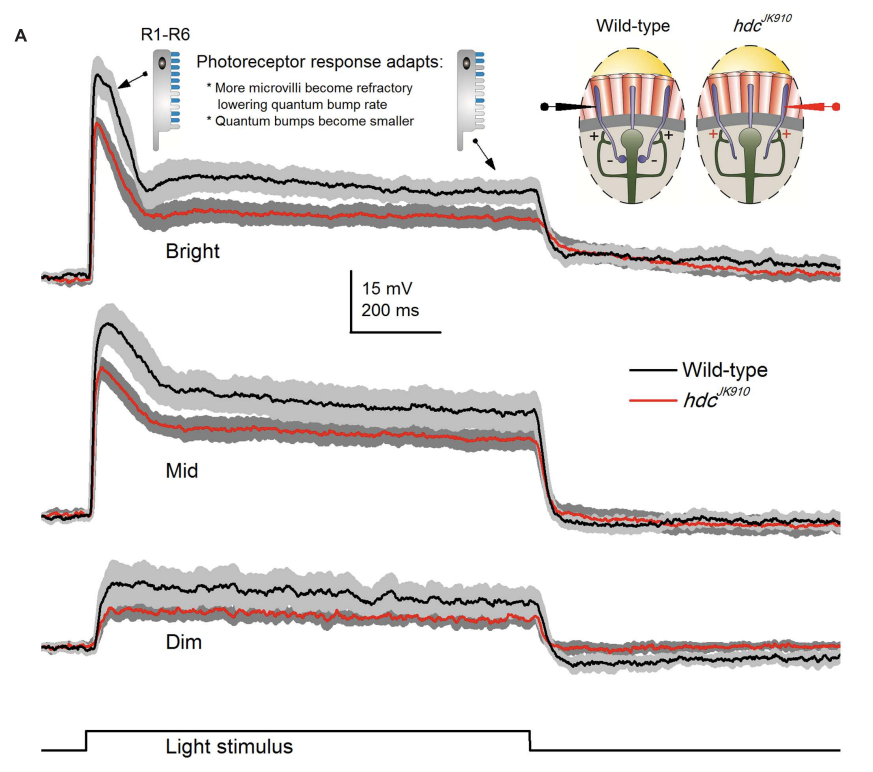
#> input picture figure_digitization/dau/2.png, 1746 x 1544 px (shown at 1/2 size)
$ python 2.py
#> lines starting #> are read from the running program, lines starting #| are printed output that depends on the picture; after the words box and inside, x2 and y2 are one past the last pixel; in counts of white or black regions, pixels touching at a corner belong together
"""Digitize Dau et al. (2016) long-pulse R1--R6 responses in ``2.png``.

The source raster is Figure 4A of the paper: mean in-vivo photoreceptor
voltage responses (grey regions are SEM) to Bright, Mid, and Dim 1 s light
pulses.  Wild type is the black mean line and ``hdcJK910`` is red.

Calibration is measured in this raster.  The stimulus marker rises at
x=171.5 and falls at x=1059.5; its captioned 1 s duration gives 888 px/s.
The printed 15 mV vertical bar spans y=540..665 (125 px).  The printed
200 ms horizontal bar spans x=699..882 (184 px), a 3.6% raster-level check
on the stimulus-marker calibration.

The script extracts only the coloured mean strokes, follows them through
short antialiasing/overlap gaps, writes a tidy CSV, and creates both a
digitized-only check plot and a source-pixel overlay.

Run:  ../.venv/bin/python 2.py
"""

from __future__ import annotations

from dataclasses import dataclass
from pathlib import Path

import matplotlib

matplotlib.use("Agg")
import matplotlib.pyplot as plt
import numpy as np
import pandas as pd
from PIL import Image, ImageDraw

HERE = Path(__file__).resolve().parent
SOURCE = HERE / "2.png"
OUT_STEM = HERE / "2_digitized"
OVERLAY = HERE / "2_overlay.png"

# Measured from the raster.  The onset/offset marker is used because the
# caption states that the pulse lasted 1 s; the printed 200 ms bar is an
# independent calibration check (184 px versus 177.6 px expected).
STIM_ON_X = 171.5
STIM_OFF_X = 1059.5
STIMULUS_DURATION_S = 1.0
PX_PER_S = (STIM_OFF_X - STIM_ON_X) / STIMULUS_DURATION_S
VOLTAGE_BAR_TOP_Y = 540.0
VOLTAGE_BAR_BOTTOM_Y = 665.0
VOLTAGE_BAR_MV = 15.0
PX_PER_MV = (VOLTAGE_BAR_BOTTOM_Y - VOLTAGE_BAR_TOP_Y) / VOLTAGE_BAR_MV

X_LEFT = 83
X_RIGHT = 1680  # exclusive; last visible mean pixels are at x=1679
ANCHOR_X = 300
BASELINE_X = (90, 155)
MAX_DY_PX = 65.0
MAX_SHORT_GAP_PX = 12


@dataclass(frozen=True)
class TraceSpec:
    intensity: str
    genotype: str
    color: str
    y_top: int
    y_bottom: int
    anchor_y: float
    baseline_seed_y: float

    @property
    def trace_id(self) -> str:
        genotype = "wild_type" if self.genotype == "Wild type" else "hdcJK910"
        return f"{self.intensity.lower()}_{genotype}"


# Panel-local bounds and anchors are measured independently in 2.png.  They
# keep titles, cartoons, the scale bar, and the legend out of the tracked path.
TRACES = [
    TraceSpec("Bright", "Wild type", "black", 100, 610, 379.0, 548.0),
    TraceSpec("Bright", "hdcJK910", "red", 100, 610, 431.0, 560.0),
    TraceSpec("Mid", "Wild type", "black", 600, 1090, 743.0, 1036.0),
    TraceSpec("Mid", "hdcJK910", "red", 600, 1090, 841.0, 1027.0),
    TraceSpec("Dim", "Wild type", "black", 1090, 1410, 1170.0, 1297.0),
    TraceSpec("Dim", "hdcJK910", "red", 1090, 1410, 1224.0, 1291.0),
]


def mean_masks(rgb: np.ndarray) -> dict[str, np.ndarray]:
    """Return masks for the black and red printed mean lines, excluding SEM."""
    arr = rgb.astype(np.float64)
    red, green, blue = np.moveaxis(arr, -1, 0)
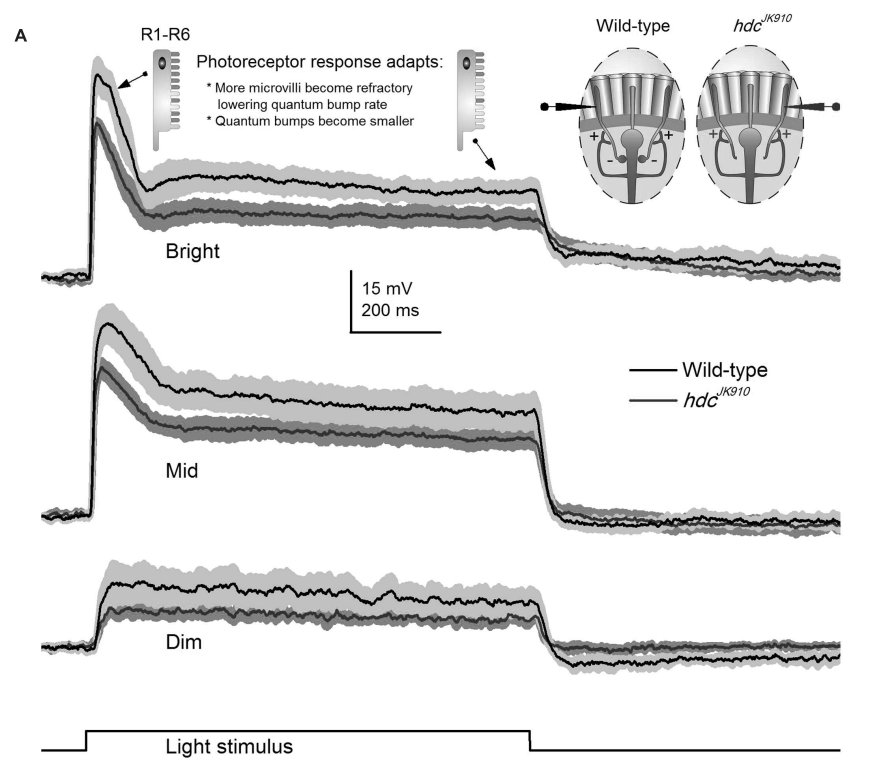
#> green: shape (1544, 1746) float64 (shown at 1/2 size); min 0, max 255, mean 231.7
    maximum = arr.max(axis=2)
    minimum = arr.min(axis=2)
    saturation = (maximum - minimum) / (maximum + 1e-6)
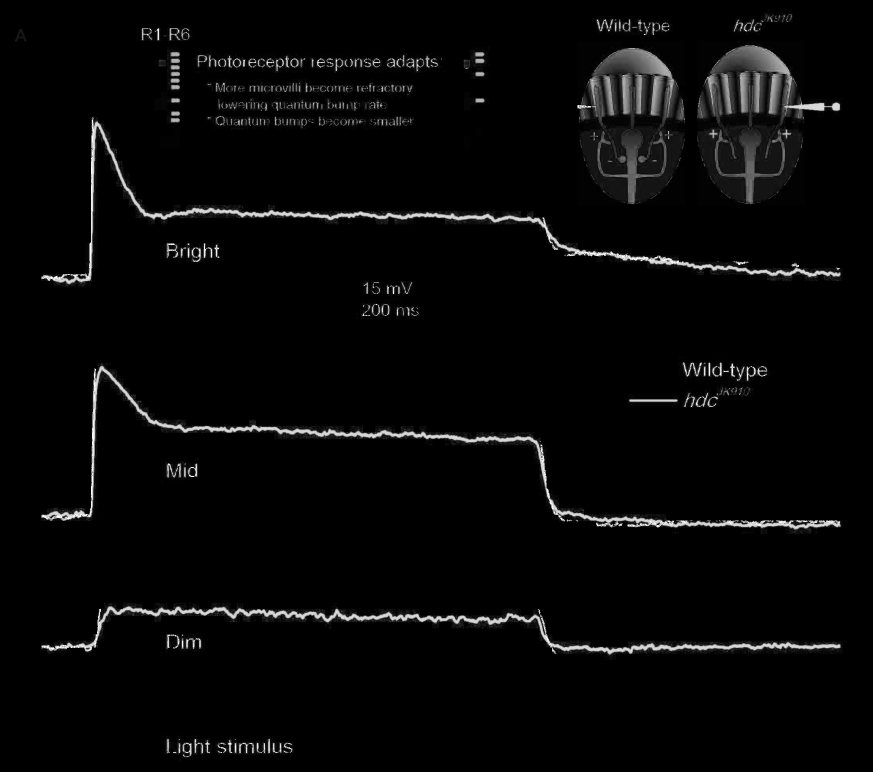
#> saturation: shape (1544, 1746) float64 (shown at 1/2 size); min 0, max 1, mean 0.0295

    black = (arr.mean(axis=2) < 100) & (saturation < 0.40)
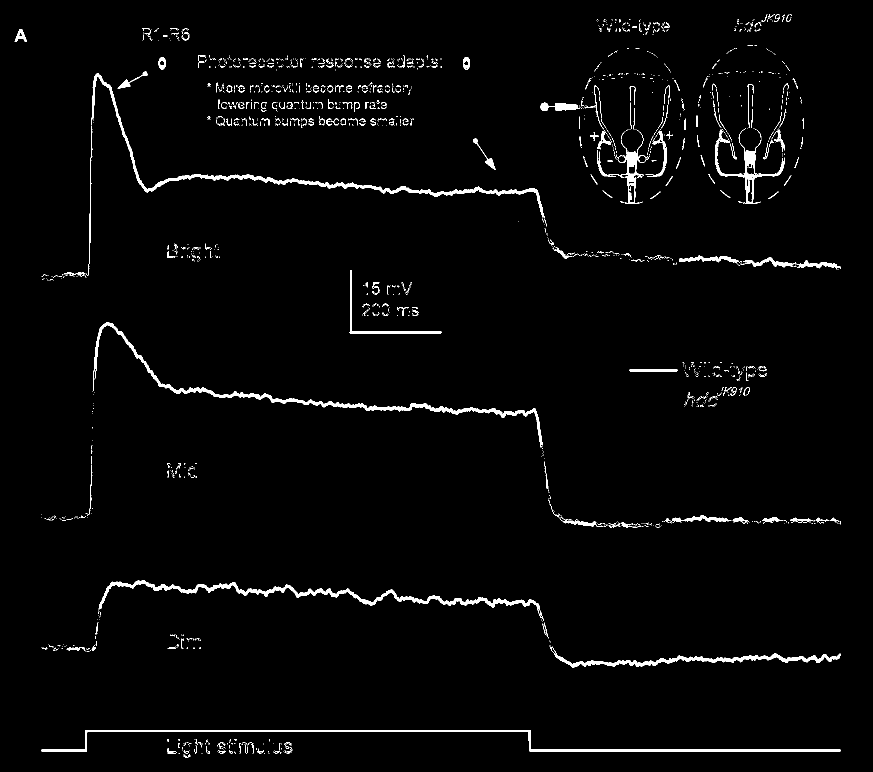
#> black: shape (1544, 1746) bool (shown at 1/2 size); 2.2% white; 1809 white regions (1603 under 20 px), largest, box (x1, y1, x2, y2) and area: (183, 147, 1089, 436) 7050, (185, 644, 1085, 895) 6963, (83, 1460, 1681, 1503) 6703
    red_line = (red > 120) & (red - green > 40) & (red - blue > 25)
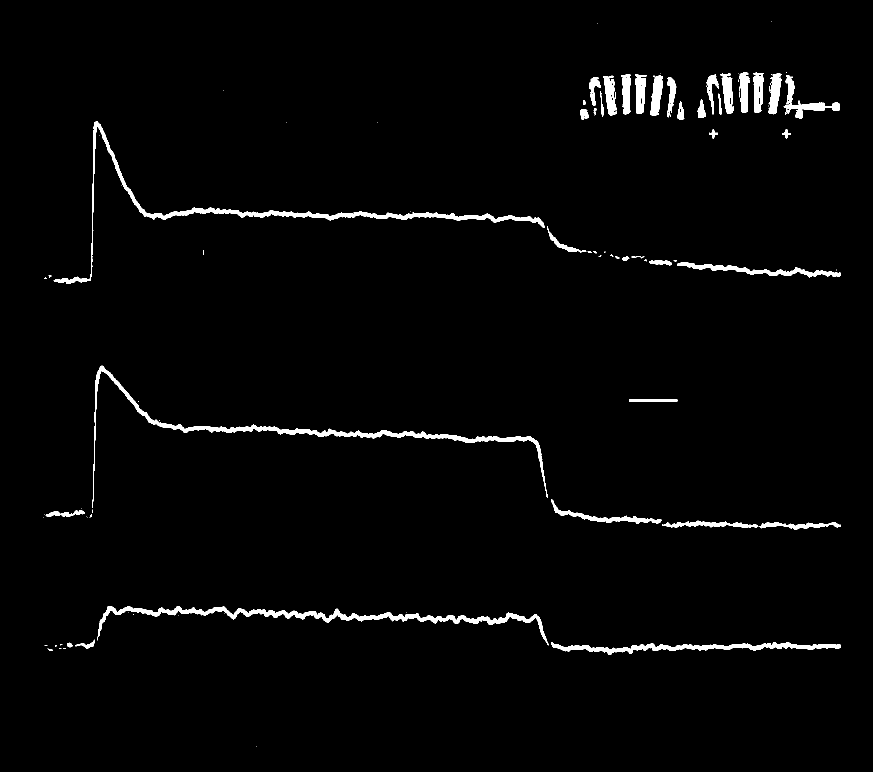
#> red_line: shape (1544, 1746) bool (shown at 1/2 size); 2.1% white; 94 white regions (53 under 20 px), largest, box (x1, y1, x2, y2) and area: (107, 243, 1089, 568) 9283, (185, 731, 1096, 1016) 8606, (194, 1212, 1098, 1291) 8528
    return {"black": black, "red": red_line}


def column_candidates(mask: np.ndarray, x: int, y_top: int, y_bottom: int) -> np.ndarray:
    """Return centers of antialiased stroke fragments in one image column."""
    ys = np.flatnonzero(mask[y_top:y_bottom, x]) + y_top
    if not len(ys):
        return np.empty(0, dtype=float)

    runs: list[tuple[int, int]] = []
    start = previous = int(ys[0])
    for value in ys[1:]:
        y = int(value)
        # A one-pixel antialiasing hole still belongs to the same stroke.
        if y > previous + 2:
            runs.append((start, previous))
            start = y
        previous = y
    runs.append((start, previous))
    return np.asarray([(start + end) / 2 for start, end in runs], dtype=float)


def track_direction(
    mask: np.ndarray,
    x_values: range,
    spec: TraceSpec,
    seed_y: float,
    max_dy: float,
) -> dict[int, float]:
    """Greedily follow the nearest same-colour stroke from a measured anchor."""
    result: dict[int, float] = {}
    previous_y = seed_y
    for x in x_values:
        candidates = column_candidates(mask, x, spec.y_top, spec.y_bottom)
        if not len(candidates):
            continue
        nearest = int(np.argmin(np.abs(candidates - previous_y)))
        y = float(candidates[nearest])
        if abs(y - previous_y) > max_dy:
            continue
        result[x] = y
        previous_y = y
    return result


def fill_short_gaps(points: dict[int, float], max_gap: int = MAX_SHORT_GAP_PX) -> dict[int, float]:
    """Linearly bridge only short colour gaps caused by crossings/antialiasing."""
    filled = dict(points)
    xs = sorted(points)
    for left, right in zip(xs[:-1], xs[1:]):
        missing = right - left - 1
        if not (0 < missing <= max_gap):
            continue
        y_left = points[left]
        y_right = points[right]
        for x in range(left + 1, right):
            fraction = (x - left) / (right - left)
            filled[x] = y_left + fraction * (y_right - y_left)
    return filled


def extract_trace(mask: np.ndarray, spec: TraceSpec) -> tuple[np.ndarray, np.ndarray]:
    """Track a trace in both directions from its panel-local response anchor."""
    points = track_direction(
        mask, range(ANCHOR_X, X_RIGHT), spec, spec.anchor_y, MAX_DY_PX
    )
    points.update(
        track_direction(
            mask, range(ANCHOR_X - 1, 181, -1), spec, spec.anchor_y, MAX_DY_PX
        )
    )

    # The onset is nearly vertical, so track the visibly plotted pre-stimulus
    # mean independently instead of replacing missing pixels with zero.
    points.update(
        track_direction(mask, range(X_LEFT, 182), spec, spec.baseline_seed_y, 30.0)
    )
    points = fill_short_gaps(points)

    xs = np.asarray(sorted(points), dtype=float)
    ys = np.asarray([points[int(x)] for x in xs], dtype=float)
    if len(xs) < 1400:
        raise RuntimeError(f"Only {len(xs)} pixels tracked for {spec.trace_id}")
    return xs, ys


def digitize() -> tuple[pd.DataFrame, dict[str, tuple[np.ndarray, np.ndarray]]]:
    rgb = np.asarray(Image.open(SOURCE).convert("RGB"))
    masks = mean_masks(rgb)
#> masks = 2 items
    rows: list[dict[str, object]] = []
    pixel_paths: dict[str, tuple[np.ndarray, np.ndarray]] = {}

    for spec in TRACES:
        xs, ys = extract_trace(masks[spec.color], spec)
        pre = (xs >= BASELINE_X[0]) & (xs <= BASELINE_X[1])
        if pre.sum() < 30:
            raise RuntimeError(f"Insufficient visible baseline for {spec.trace_id}")
        baseline_y = float(np.median(ys[pre]))
        times = (xs - STIM_ON_X) / PX_PER_S
        voltage = (baseline_y - ys) / PX_PER_MV
        pixel_paths[spec.trace_id] = (xs, ys)

        for x, y, time_s, voltage_mv in zip(xs, ys, times, voltage):
            rows.append(
                {
                    "panel": "4A",
                    "intensity": spec.intensity,
                    "genotype": spec.genotype,
                    "trace_id": spec.trace_id,
                    "time_s": float(time_s),
                    "voltage_mV": float(voltage_mv),
                    "source_x_px": float(x),
                    "source_y_px": float(y),
                    "baseline_y_px": baseline_y,
                    "stimulus_onset_s": 0.0,
                    "stimulus_offset_s": STIMULUS_DURATION_S,
                    "stimulus_duration_s": STIMULUS_DURATION_S,
                    "stimulus_level": spec.intensity,
                    "stimulus_wavelength_nm": 525,
                    "recording_temperature_C": 19,
                    "summary_statistic": "mean",
                    "sem_band_present": True,
                }
            )
#> this loop made 6 passes
#> ys on pass 1: [119, 134, 174, 361, 362, 363, 364, 365, 366]

    return pd.DataFrame(rows), pixel_paths


def validate(df: pd.DataFrame) -> None:
    expected = {spec.trace_id for spec in TRACES}
    found = set(df["trace_id"].unique())
    if found != expected:
        raise AssertionError(f"Expected traces {sorted(expected)}, found {sorted(found)}")
    numeric = df[["time_s", "voltage_mV", "source_x_px", "source_y_px"]]
    if not np.isfinite(numeric.to_numpy()).all():
        raise AssertionError("Non-finite numeric value in digitized data")
    if df.duplicated(["trace_id", "time_s"]).any():
        raise AssertionError("Duplicate (trace_id, time_s) rows")

    print("trace statistics:")
    for spec in TRACES:
        trace = df[df.trace_id == spec.trace_id].sort_values("time_s")
        times = trace.time_s.to_numpy()
        values = trace.voltage_mV.to_numpy()
        if not np.all(np.diff(times) > 0):
            raise AssertionError(f"Non-monotonic time in {spec.trace_id}")
        peak = int(np.argmax(values))
        trough = int(np.argmin(values))
        print(
            f"  {spec.trace_id:22s} n={len(trace):4d}  "
            f"t={times[0]:+.4f}..{times[-1]:+.4f} s  "
            f"min={values[trough]:+.2f} mV @ {times[trough]:+.4f} s  "
            f"max={values[peak]:+.2f} mV @ {times[peak]:+.4f} s"
        )


def plot_check(df: pd.DataFrame, path: Path) -> None:
    fig, axes = plt.subplots(3, 1, figsize=(9.5, 8), sharex=True, sharey=True)
    colors = {"Wild type": "black", "hdcJK910": "#e13b2f"}
    for ax, intensity in zip(axes, ("Bright", "Mid", "Dim")):
        for genotype in ("Wild type", "hdcJK910"):
            trace = df[(df.intensity == intensity) & (df.genotype == genotype)]
            trace = trace.sort_values("time_s")
            ax.plot(
                trace.time_s,
                trace.voltage_mV,
                color=colors[genotype],
                lw=1.25,
                label=genotype,
            )
        ax.axhline(0, color="0.75", lw=0.6)
        ax.axvspan(0, STIMULUS_DURATION_S, color="#f4d03f", alpha=0.13)
        ax.set_title(intensity, loc="left")
        ax.set_ylabel("voltage (mV)")
        ax.grid(alpha=0.14, linewidth=0.5)
    axes[0].legend(frameon=False, loc="upper right")
    axes[-1].set_xlabel("time from stimulus onset (s)")
    axes[-1].set_xlim(-0.11, 1.71)
    axes[-1].set_ylim(-6, 52)
    fig.suptitle("Dau et al. 2016 Fig. 4A mean R1–R6 responses (digitized)")
    fig.tight_layout()
    fig.savefig(path, dpi=180)
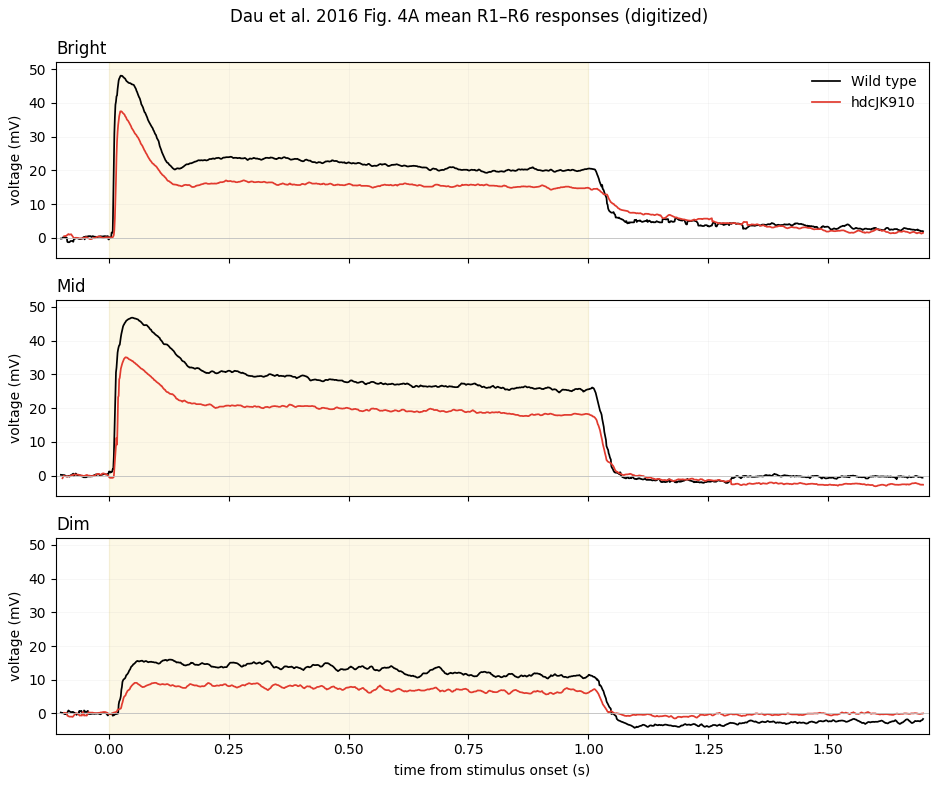
#> figure drawn by matplotlib, 3 panels; panel 3: curve peaks at x = 0.126, y = 15.96; panel 3: curve peaks at x = 0.0546, y = 9.08
    plt.close(fig)


def plot_overlay(
    pixel_paths: dict[str, tuple[np.ndarray, np.ndarray]], path: Path
) -> None:
    image = Image.open(SOURCE).convert("RGB")
    draw = ImageDraw.Draw(image)
    diagnostic = {"Wild type": (0, 235, 90), "hdcJK910": (0, 210, 255)}
    for spec in TRACES:
        xs, ys = pixel_paths[spec.trace_id]
        points = [(int(round(x)), int(round(y))) for x, y in zip(xs, ys)]
        draw.line(points, fill=diagnostic[spec.genotype], width=2)
    image.save(path)
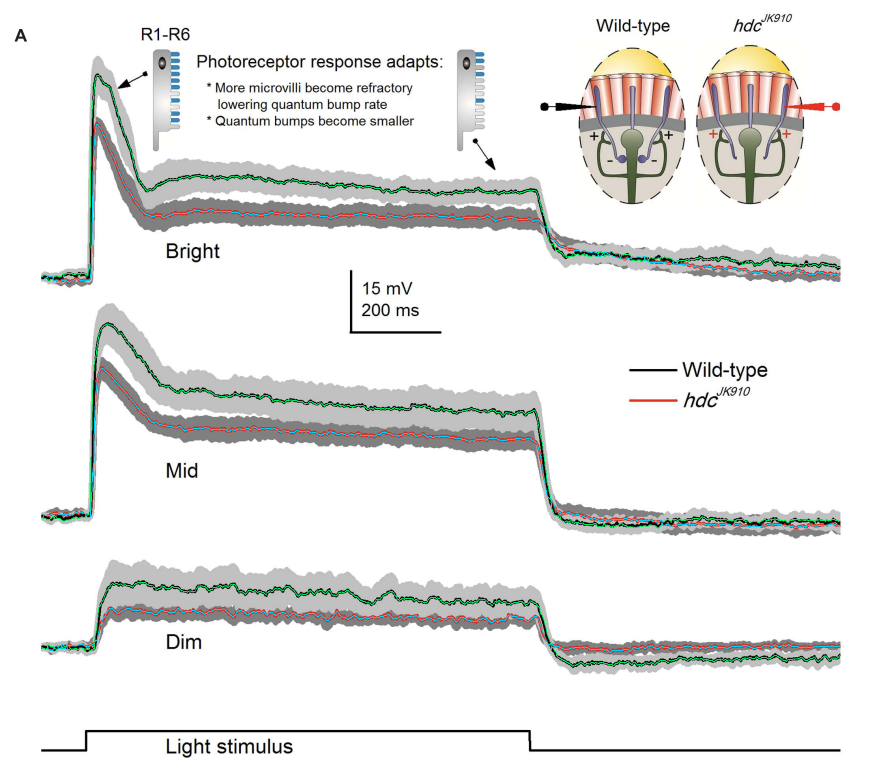
#> saved as 2_overlay.png: PIL image 1746x1544 RGB (shown at 1/2 size); mean R, G, B 233.4, 233.7, 232.3


def main() -> int:
    df, pixel_paths = digitize()
    validate(df)
    csv_path = OUT_STEM.with_suffix(".csv")
    check_path = OUT_STEM.with_suffix(".png")
    df.to_csv(csv_path, index=False)
    plot_check(df, check_path)
    plot_overlay(pixel_paths, OVERLAY)
    print(f"wrote {csv_path} ({len(df)} rows, {df.trace_id.nunique()} traces)")
#| wrote figure_digitization/dau/2_digitized.csv (9566 rows, 6 traces)
    print(f"wrote {check_path}")
    print(f"wrote {OVERLAY}")
    return 0


if __name__ == "__main__":
    raise SystemExit(main())
#> (the program exits here)
